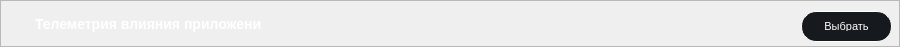
      <widget class="QFrame" name="frame_TelemetrApplicationImpact">
       <property name="geometry">
        <rect>
         <x>10</x>
         <y>483</y>
         <width>900</width>
         <height>45</height>
        </rect>
       </property>
       <property name="minimumSize">
        <size>
         <width>900</width>
         <height>0</height>
        </size>
       </property>
       <property name="maximumSize">
        <size>
         <width>900</width>
         <height>46</height>
        </size>
       </property>
       <property name="styleSheet">
        <string notr="true">
/* styles.qss */

#frame_TelemetrApplicationImpact {
    background-color: #161A1E;
    border-radius: 15px; /* Установите значение по вашему усмотрению для достижения овальной формы */
}
</string>
       </property>
       <property name="frameShape">
        <enum>QFrame::StyledPanel</enum>
       </property>
       <property name="frameShadow">
        <enum>QFrame::Raised</enum>
       </property>
       <layout class="QHBoxLayout" name="horizontalLayout_11">
        <property name="spacing">
         <number>0</number>
        </property>
        <property name="leftMargin">
         <number>0</number>
        </property>
        <property name="topMargin">
         <number>0</number>
        </property>
        <property name="rightMargin">
         <number>0</number>
        </property>
        <property name="bottomMargin">
         <number>0</number>
        </property>
        <item>
         <widget class="QFrame" name="frame_10">
          <property name="minimumSize">
           <size>
            <width>0</width>
            <height>45</height>
           </size>
          </property>
          <property name="styleSheet">
           <string notr="true">background-color: transparent;</string>
          </property>
          <property name="frameShape">
           <enum>QFrame::StyledPanel</enum>
          </property>
          <property name="frameShadow">
           <enum>QFrame::Raised</enum>
          </property>
          <widget class="QPushButton" name="pushTelemetrApplicationImpact">
           <property name="geometry">
            <rect>
             <x>800</x>
             <y>10</y>
             <width>91</width>
             <height>31</height>
            </rect>
           </property>
           <property name="minimumSize">
            <size>
             <width>91</width>
             <height>31</height>
            </size>
           </property>
           <property name="maximumSize">
            <size>
             <width>91</width>
             <height>31</height>
            </size>
           </property>
           <property name="styleSheet">
            <string notr="true">/* styles.qss */

QPushButton {
    background-color: #161A1E;
    border-radius: 15px;
    color: white; /* Установите цвет текста */
    font-size: 11px; /* Установите размер шрифта */
    padding: 10px 20px; /* Установите отступы */
    border: 1px solid white; /* Уменьшаем толщину обводки до 1 пикселя */
}

QPushButton:hover {
    background-color: #2C3236;
    transition: background-color 0.3s ease;
}
</string>
           </property>
           <property name="text">
            <string>Выбрать</string>
           </property>
          </widget>
          <widget class="QLabel" name="labelTelemetrApplicationImpact">
           <property name="geometry">
            <rect>
             <x>750</x>
             <y>10</y>
             <width>81</width>
             <height>30</height>
            </rect>
           </property>
           <property name="sizePolicy">
            <sizepolicy hsizetype="Preferred" vsizetype="Preferred">
             <horstretch>70</horstretch>
             <verstretch>30</verstretch>
            </sizepolicy>
           </property>
           <property name="minimumSize">
            <size>
             <width>70</width>
             <height>30</height>
            </size>
           </property>
           <property name="styleSheet">
            <string notr="true">color: white; /* Установите цвет текста в белый */
font-size: 14px; /* Установите размер шрифта в 14 пикселей */
font-family: &quot;Times New Roman&quot;; /* Установите тип шрифта по вашему выбору */
font-weight: bold; /* Установите жирность шрифта (если нужно) */
margin-top: 5px; /* Опустить текст на 10 пикселей вниз */</string>
           </property>
           <property name="text">
            <string/>
           </property>
          </widget>
          <widget class="QLabel" name="labelTextTelemetrApplicationImpact">
           <property name="geometry">
            <rect>
             <x>30</x>
             <y>10</y>
             <width>231</width>
             <height>21</height>
            </rect>
           </property>
           <property name="styleSheet">
            <string notr="true">/* styles.qss */

QLabel {
    color: white; /* Установите цвет текста в белый */
    font-size: 14px; /* Установите размер шрифта в 14 пикселей */
    font-family: &quot;Times New Roman&quot;; /* Установите тип шрифта по вашему выбору */
    font-weight: bold; /* Установите жирность шрифта (если нужно) */
    margin-top: 5px; /* Опустить текст на 10 пикселей вниз */
}
</string>
           </property>
           <property name="text">
            <string>Телеметрия влияния приложения</string>
           </property>
          </widget>
         </widget>
        </item>
       </layout>
      </widget>
